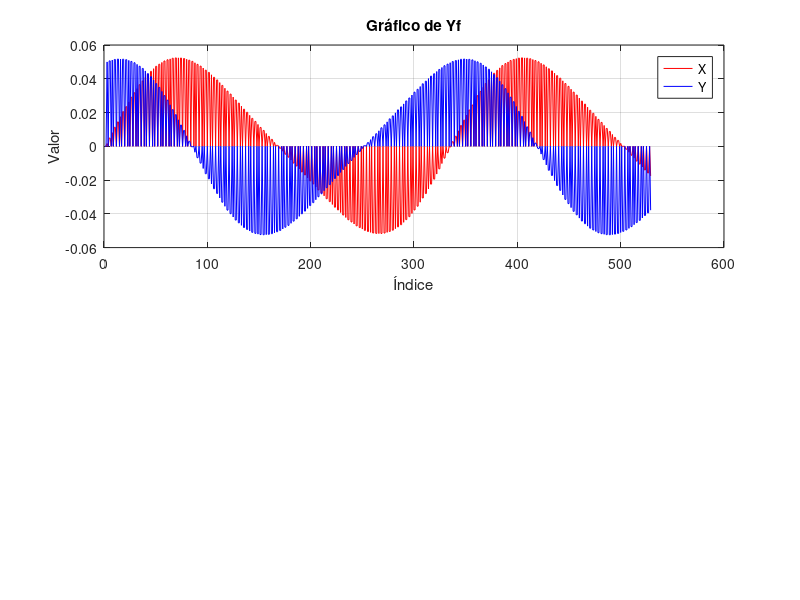

Write MATLAB code to recreate this figure.
% Carregar o arquivo CSV
data = csvread('saida.txt', 1, 0); % Ignorar a primeira linha (cabeçalho)

% Separar os vetores seno, cosseno e ângulo
seno = data(:, 1);      % Primeira coluna
cosseno = data(:, 2);   % Segunda coluna
angulo = data(:, 3);    % Terceira coluna

% Gerar gráficos
figure;

% Gráfico de cosseno e seno
subplot(2, 1, 1);
plot(seno, 'r', 'DisplayName', 'X'); hold on;
plot(cosseno, 'b', 'DisplayName', 'Y');
title('Gráfico de Yf');
xlabel('Índice');
ylabel('Valor');
legend show;
grid on;


disp('Gráficos gerados com sucesso.');

